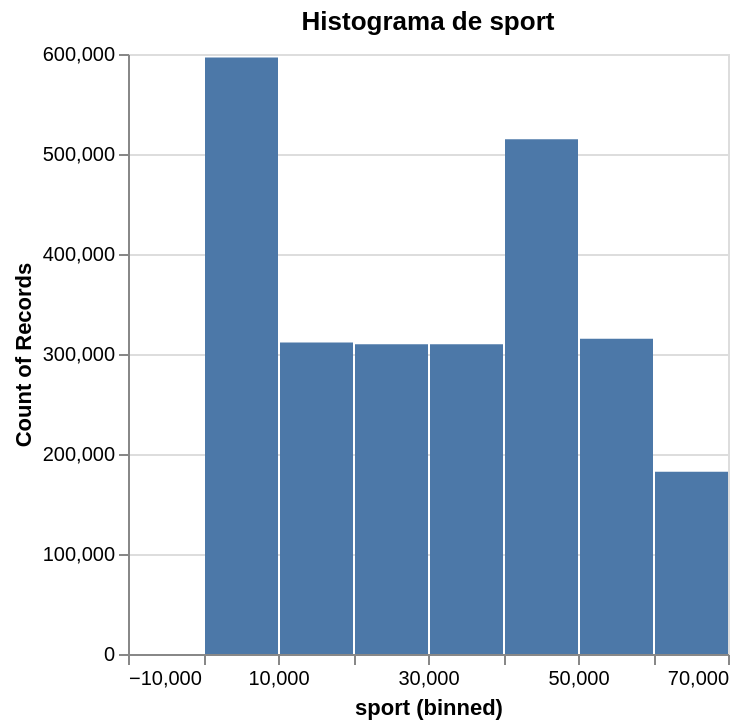
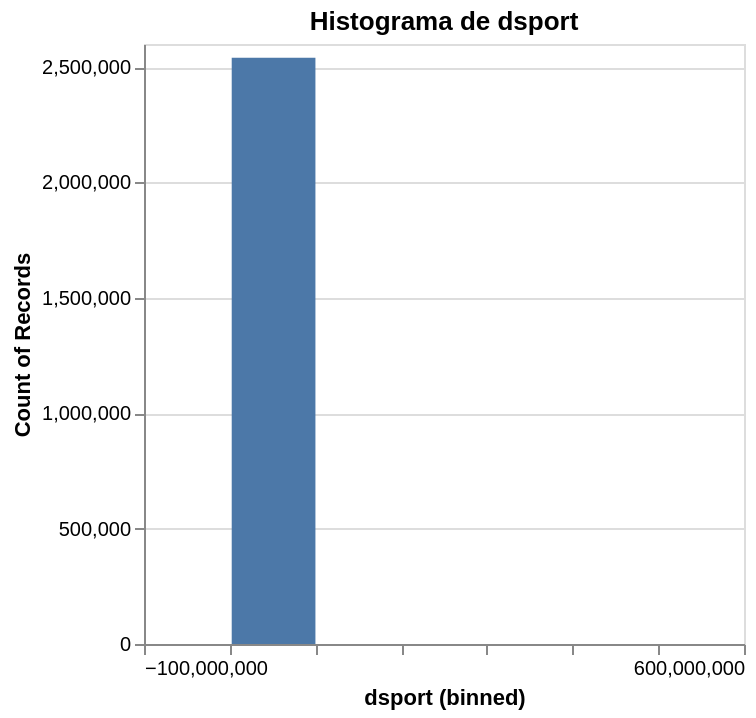
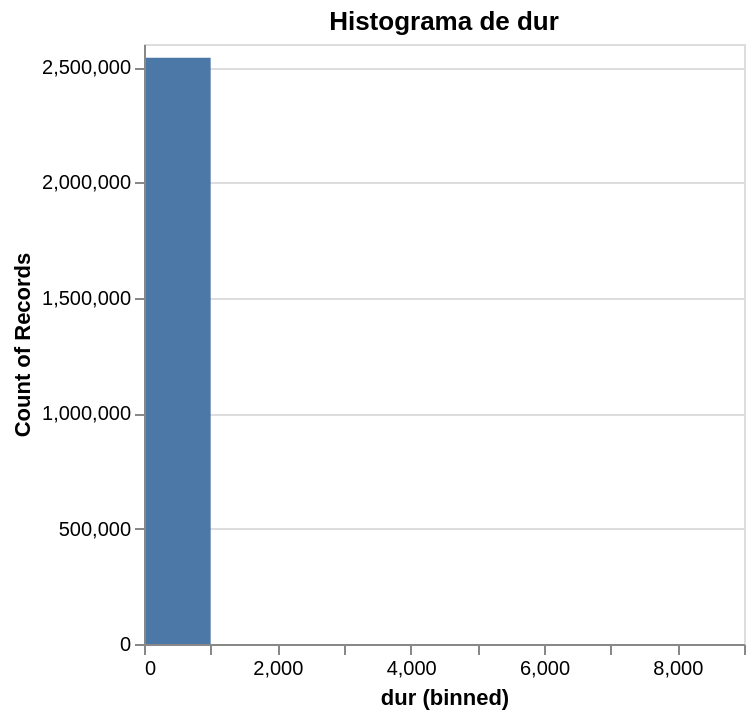
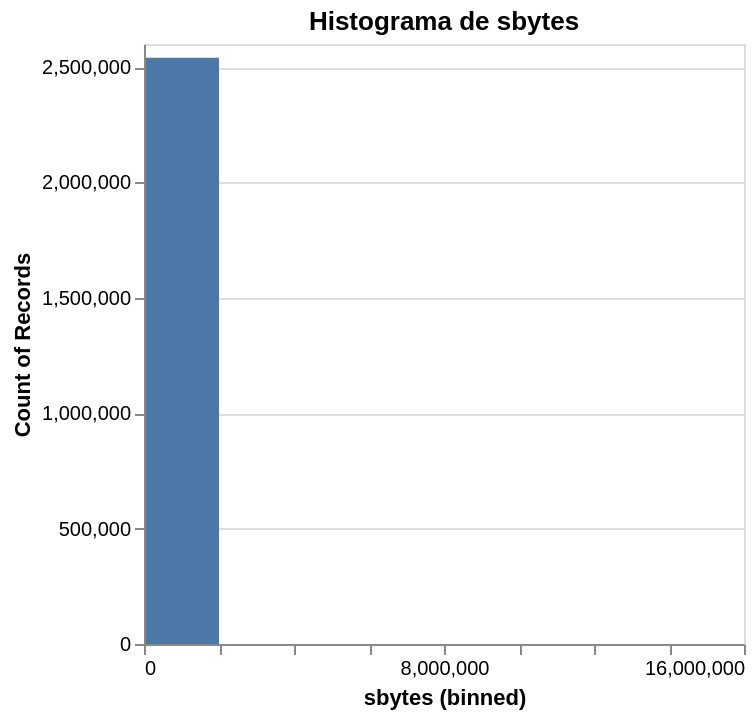

The notebook cell these images were saved under, in order:
### Markdown cell above
Ahora veremos la distribución de estas variables numéricas en formato de gráfico, para intentar obtener más detalle:

### Code cell
alt.data_transformers.enable("vegafusion")
# Filtramos solo las columnas numéricas
numeric_cols = full_data.select_dtypes(include=['number'])

# Recorrer cada columna numérica para mostrar distribución
for col in numeric_cols.columns:
    print(f"Distribución de la columna {col}:")
        
    # Histograma
    hist = alt.Chart(full_data).mark_bar().encode(
        alt.X(f'{col}:Q', bin=True),
        alt.Y('count():Q')
    ).properties(title=f'Histograma de {col}')
    
    # Mostrar ambos gráficos
    hist.show()

### Figure 1 — Vega specification as saved in the notebook (floating-point values rounded to 4 significant figures)
{"$schema": "https://vega.github.io/schema/vega/v5.json", "data": [{"name": "source_0", "values": [{"__count": 596612, "bin_maxbins_10_sport": 0.0, "bin_maxbins_10_sport_end": 10000.0}, {"__count": 309809, "bin_maxbins_10_sport": 30000.0, "bin_maxbins_10_sport_end": 40000.0}, {"__count": 514736, "bin_maxbins_10_sport": 40000.0, "bin_maxbins_10_sport_end": 50000.0}, {"__count": 311502, "bin_maxbins_10_sport": 10000.0, "bin_maxbins_10_sport_end": 20000.0}, {"__count": 309764, "bin_maxbins_10_sport": 20000.0, "bin_maxbins_10_sport_end": 30000.0}, {"__count": 182350, "bin_maxbins_10_sport": 60000.0, "bin_maxbins_10_sport_end": 70000.0}, {"__count": 315272, "bin_maxbins_10_sport": 50000.0, "bin_maxbins_10_sport_end": 60000.0}, {"__count": 2, "bin_maxbins_10_sport": -10000.0, "bin_maxbins_10_sport_end": 0.0}]}, {"name": "source_0_y_domain___count", "values": [{"min": 2, "max": 596612}]}], "signals": [{"name": "bin_maxbins_10_sport_bins", "value": {"fields": ["sport"], "fname": "bin_sport", "start": -10000.0, "step": 10000.0, "stop": 70000.0}}], "marks": [{"type": "rect", "name": "marks", "from": {"data": "source_0"}, "encode": {"update": {"x2": {"field": "bin_maxbins_10_sport", "scale": "x", "offset": {"signal": "0.5 + (abs(scale(\"x\", datum[\"bin_maxbins_10_sport_end\"]) - scale(\"x\", datum[\"bin_maxbins_10_sport\"])) < 0.25 ? -0.5 * (0.25 - (abs(scale(\"x\", datum[\"bin_maxbins_10_sport_end\"]) - scale(\"x\", datum[\"bin_maxbins_10_sport\"])))) : 0.5)"}}, "x": {"field": "bin_maxbins_10_sport_end", "scale": "x", "offset": {"signal": "0.5 + (abs(scale(\"x\", datum[\"bin_maxbins_10_sport_end\"]) - scale(\"x\", datum[\"bin_maxbins_10_sport\"])) < 0.25 ? 0.5 * (0.25 - (abs(scale(\"x\", datum[\"bin_maxbins_10_sport_end\"]) - scale(\"x\", datum[\"bin_maxbins_10_sport\"])))) : -0.5)"}}, "y2": {"value": 0, "scale": "y"}, "fill": {"value": "#4c78a8"}, "y": {"field": "__count", "scale": "y"}}}, "style": ["bar"]}], "scales": [{"name": "x", "type": "linear", "domain": {"signal": "[bin_maxbins_10_sport_bins.start, bin_maxbins_10_sport_bins.stop]"}, "range": [0, {"signal": "width"}], "bins": {"signal": "bin_maxbins_10_sport_bins"}, "zero": false}, {"name": "y", "type": "linear", "domain": [{"signal": "(data(\"source_0_y_domain___count\")[0] || {}).min"}, {"signal": "(data(\"source_0_y_domain___count\")[0] || {}).max"}], "range": [{"signal": "height"}, 0], "nice": true, "zero": true}], "axes": [{"scale": "y", "grid": true, "domain": false, "gridScale": "x", "maxExtent": 0, "zindex": 0, "orient": "left", "tickCount": {"signal": "ceil(height/40)"}, "labels": false, "aria": false, "minExtent": 0, "ticks": false}, {"scale": "x", "zindex": 0, "orient": "bottom", "title": "sport (binned)", "grid": false, "tickCount": {"signal": "ceil(width/10)"}, "labelFlush": true, "labelOverlap": true}, {"scale": "y", "grid": false, "zindex": 0, "labelOverlap": true, "orient": "left", "tickCount": {"signal": "ceil(height/40)"}, "title": "Count of Records"}], "title": {"text": "Histograma de sport", "frame": "group"}, "padding": 5, "background": "white", "style": "cell", "height": 300, "width": 300}

### Figure 2 — Vega specification as saved in the notebook (floating-point values rounded to 4 significant figures)
{"$schema": "https://vega.github.io/schema/vega/v5.json", "data": [{"name": "source_0", "values": [{"__count": 2540038, "bin_maxbins_10_dsport": 0.0, "bin_maxbins_10_dsport_end": 100000000.0}, {"__count": 7, "bin_maxbins_10_dsport": -100000000.0, "bin_maxbins_10_dsport_end": 0.0}, {"__count": 2, "bin_maxbins_10_dsport": 500000000.0, "bin_maxbins_10_dsport_end": 600000000.0}]}, {"name": "source_0_y_domain___count", "values": [{"min": 2, "max": 2540038}]}], "signals": [{"name": "bin_maxbins_10_dsport_bins", "value": {"fields": ["dsport"], "fname": "bin_dsport", "start": -100000000.0, "step": 100000000.0, "stop": 600000000.0}}], "marks": [{"type": "rect", "name": "marks", "from": {"data": "source_0"}, "encode": {"update": {"x2": {"field": "bin_maxbins_10_dsport", "scale": "x", "offset": {"signal": "0.5 + (abs(scale(\"x\", datum[\"bin_maxbins_10_dsport_end\"]) - scale(\"x\", datum[\"bin_maxbins_10_dsport\"])) < 0.25 ? -0.5 * (0.25 - (abs(scale(\"x\", datum[\"bin_maxbins_10_dsport_end\"]) - scale(\"x\", datum[\"bin_maxbins_10_dsport\"])))) : 0.5)"}}, "x": {"field": "bin_maxbins_10_dsport_end", "scale": "x", "offset": {"signal": "0.5 + (abs(scale(\"x\", datum[\"bin_maxbins_10_dsport_end\"]) - scale(\"x\", datum[\"bin_maxbins_10_dsport\"])) < 0.25 ? 0.5 * (0.25 - (abs(scale(\"x\", datum[\"bin_maxbins_10_dsport_end\"]) - scale(\"x\", datum[\"bin_maxbins_10_dsport\"])))) : -0.5)"}}, "y2": {"value": 0, "scale": "y"}, "y": {"field": "__count", "scale": "y"}, "fill": {"value": "#4c78a8"}}}, "style": ["bar"]}], "scales": [{"name": "x", "type": "linear", "domain": {"signal": "[bin_maxbins_10_dsport_bins.start, bin_maxbins_10_dsport_bins.stop]"}, "range": [0, {"signal": "width"}], "bins": {"signal": "bin_maxbins_10_dsport_bins"}, "zero": false}, {"name": "y", "type": "linear", "domain": [{"signal": "(data(\"source_0_y_domain___count\")[0] || {}).min"}, {"signal": "(data(\"source_0_y_domain___count\")[0] || {}).max"}], "range": [{"signal": "height"}, 0], "zero": true, "nice": true}], "axes": [{"scale": "y", "tickCount": {"signal": "ceil(height/40)"}, "orient": "left", "gridScale": "x", "grid": true, "domain": false, "aria": false, "minExtent": 0, "labels": false, "ticks": false, "maxExtent": 0, "zindex": 0}, {"scale": "x", "zindex": 0, "grid": false, "title": "dsport (binned)", "labelFlush": true, "labelOverlap": true, "tickCount": {"signal": "ceil(width/10)"}, "orient": "bottom"}, {"scale": "y", "labelOverlap": true, "zindex": 0, "tickCount": {"signal": "ceil(height/40)"}, "orient": "left", "title": "Count of Records", "grid": false}], "title": {"text": "Histograma de dsport", "frame": "group"}, "width": 300, "height": 300, "background": "white", "padding": 5, "style": "cell"}

### Figure 3 — Vega specification as saved in the notebook (floating-point values rounded to 4 significant figures)
{"$schema": "https://vega.github.io/schema/vega/v5.json", "data": [{"name": "source_0", "values": [{"__count": 2540041, "bin_maxbins_10_dur": 0.0, "bin_maxbins_10_dur_end": 1000.0}, {"__count": 6, "bin_maxbins_10_dur": 8000.0, "bin_maxbins_10_dur_end": 9000.0}]}, {"name": "source_0_y_domain___count", "values": [{"min": 6, "max": 2540041}]}], "signals": [{"name": "bin_maxbins_10_dur_bins", "value": {"fields": ["dur"], "fname": "bin_dur", "start": 0.0, "step": 1000.0, "stop": 9000.0}}], "marks": [{"type": "rect", "name": "marks", "from": {"data": "source_0"}, "encode": {"update": {"x2": {"field": "bin_maxbins_10_dur", "scale": "x", "offset": {"signal": "0.5 + (abs(scale(\"x\", datum[\"bin_maxbins_10_dur_end\"]) - scale(\"x\", datum[\"bin_maxbins_10_dur\"])) < 0.25 ? -0.5 * (0.25 - (abs(scale(\"x\", datum[\"bin_maxbins_10_dur_end\"]) - scale(\"x\", datum[\"bin_maxbins_10_dur\"])))) : 0.5)"}}, "y": {"field": "__count", "scale": "y"}, "y2": {"value": 0, "scale": "y"}, "x": {"field": "bin_maxbins_10_dur_end", "scale": "x", "offset": {"signal": "0.5 + (abs(scale(\"x\", datum[\"bin_maxbins_10_dur_end\"]) - scale(\"x\", datum[\"bin_maxbins_10_dur\"])) < 0.25 ? 0.5 * (0.25 - (abs(scale(\"x\", datum[\"bin_maxbins_10_dur_end\"]) - scale(\"x\", datum[\"bin_maxbins_10_dur\"])))) : -0.5)"}}, "fill": {"value": "#4c78a8"}}}, "style": ["bar"]}], "scales": [{"name": "x", "type": "linear", "domain": {"signal": "[bin_maxbins_10_dur_bins.start, bin_maxbins_10_dur_bins.stop]"}, "range": [0, {"signal": "width"}], "bins": {"signal": "bin_maxbins_10_dur_bins"}, "zero": false}, {"name": "y", "type": "linear", "domain": [{"signal": "(data(\"source_0_y_domain___count\")[0] || {}).min"}, {"signal": "(data(\"source_0_y_domain___count\")[0] || {}).max"}], "range": [{"signal": "height"}, 0], "nice": true, "zero": true}], "axes": [{"scale": "y", "gridScale": "x", "tickCount": {"signal": "ceil(height/40)"}, "maxExtent": 0, "aria": false, "orient": "left", "labels": false, "domain": false, "minExtent": 0, "zindex": 0, "grid": true, "ticks": false}, {"scale": "x", "labelFlush": true, "tickCount": {"signal": "ceil(width/10)"}, "zindex": 0, "grid": false, "orient": "bottom", "title": "dur (binned)", "labelOverlap": true}, {"scale": "y", "zindex": 0, "tickCount": {"signal": "ceil(height/40)"}, "labelOverlap": true, "orient": "left", "grid": false, "title": "Count of Records"}], "title": {"text": "Histograma de dur", "frame": "group"}, "height": 300, "background": "white", "width": 300, "padding": 5, "style": "cell"}

### Figure 4 — Vega specification as saved in the notebook (floating-point values rounded to 4 significant figures)
{"$schema": "https://vega.github.io/schema/vega/v5.json", "data": [{"name": "source_0", "values": [{"__count": 2539880, "bin_maxbins_10_sbytes": 0.0, "bin_maxbins_10_sbytes_end": 2000000.0}, {"__count": 32, "bin_maxbins_10_sbytes": 4000000.0, "bin_maxbins_10_sbytes_end": 6000000.0}, {"__count": 43, "bin_maxbins_10_sbytes": 6000000.0, "bin_maxbins_10_sbytes_end": 8000000.0}, {"__count": 21, "bin_maxbins_10_sbytes": 8000000.0, "bin_maxbins_10_sbytes_end": 10000000.0}, {"__count": 54, "bin_maxbins_10_sbytes": 2000000.0, "bin_maxbins_10_sbytes_end": 4000000.0}, {"__count": 6, "bin_maxbins_10_sbytes": 12000000.0, "bin_maxbins_10_sbytes_end": 14000000.0}, {"__count": 10, "bin_maxbins_10_sbytes": 10000000.0, "bin_maxbins_10_sbytes_end": 12000000.0}, {"__count": 1, "bin_maxbins_10_sbytes": 14000000.0, "bin_maxbins_10_sbytes_end": 16000000.0}]}, {"name": "source_0_y_domain___count", "values": [{"min": 1, "max": 2539880}]}], "signals": [{"name": "bin_maxbins_10_sbytes_bins", "value": {"fields": ["sbytes"], "fname": "bin_sbytes", "start": 0.0, "step": 2000000.0, "stop": 16000000.0}}], "marks": [{"type": "rect", "name": "marks", "from": {"data": "source_0"}, "encode": {"update": {"x2": {"field": "bin_maxbins_10_sbytes", "scale": "x", "offset": {"signal": "0.5 + (abs(scale(\"x\", datum[\"bin_maxbins_10_sbytes_end\"]) - scale(\"x\", datum[\"bin_maxbins_10_sbytes\"])) < 0.25 ? -0.5 * (0.25 - (abs(scale(\"x\", datum[\"bin_maxbins_10_sbytes_end\"]) - scale(\"x\", datum[\"bin_maxbins_10_sbytes\"])))) : 0.5)"}}, "fill": {"value": "#4c78a8"}, "x": {"field": "bin_maxbins_10_sbytes_end", "scale": "x", "offset": {"signal": "0.5 + (abs(scale(\"x\", datum[\"bin_maxbins_10_sbytes_end\"]) - scale(\"x\", datum[\"bin_maxbins_10_sbytes\"])) < 0.25 ? 0.5 * (0.25 - (abs(scale(\"x\", datum[\"bin_maxbins_10_sbytes_end\"]) - scale(\"x\", datum[\"bin_maxbins_10_sbytes\"])))) : -0.5)"}}, "y": {"field": "__count", "scale": "y"}, "y2": {"value": 0, "scale": "y"}}}, "style": ["bar"]}], "scales": [{"name": "x", "type": "linear", "domain": {"signal": "[bin_maxbins_10_sbytes_bins.start, bin_maxbins_10_sbytes_bins.stop]"}, "range": [0, {"signal": "width"}], "bins": {"signal": "bin_maxbins_10_sbytes_bins"}, "zero": false}, {"name": "y", "type": "linear", "domain": [{"signal": "(data(\"source_0_y_domain___count\")[0] || {}).min"}, {"signal": "(data(\"source_0_y_domain___count\")[0] || {}).max"}], "range": [{"signal": "height"}, 0], "nice": true, "zero": true}], "axes": [{"scale": "y", "tickCount": {"signal": "ceil(height/40)"}, "ticks": false, "maxExtent": 0, "minExtent": 0, "zindex": 0, "labels": false, "orient": "left", "grid": true, "domain": false, "gridScale": "x", "aria": false}, {"scale": "x", "labelOverlap": true, "title": "sbytes (binned)", "orient": "bottom", "tickCount": {"signal": "ceil(width/10)"}, "grid": false, "labelFlush": true, "zindex": 0}, {"scale": "y", "orient": "left", "grid": false, "title": "Count of Records", "labelOverlap": true, "tickCount": {"signal": "ceil(height/40)"}, "zindex": 0}], "title": {"text": "Histograma de sbytes", "frame": "group"}, "background": "white", "padding": 5, "height": 300, "style": "cell", "width": 300}
